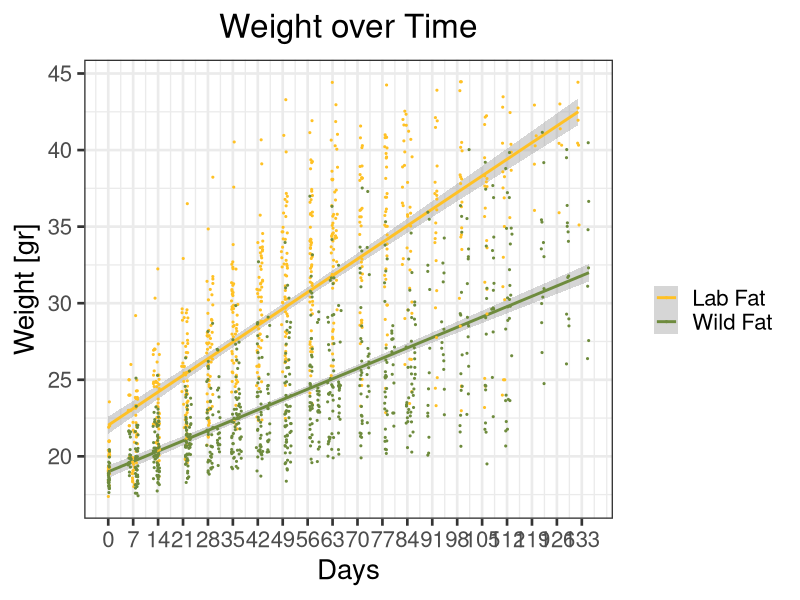

Write R code to recreate this figure.
## ---- chunk 1
knitr::opts_chunk$set(echo = TRUE)


library(ggplot2)
library(gdata)
library(rlist)
library(ggpubr)
library(gridBase)
library(gridExtra)
library(dplyr)
#installation of ggpubr, according to websitehttp://www.sthda.com/english/articles/24-ggpubr-publication-ready-plots/81-ggplot2-easy-way-to-mix-multiple-graphs-on-the-same-page/

cd <- read.csv("AllExp.csv")


#Change Date to custome date of R programm, no need now, format is already fine
cd$Date <- as.Date(cd$Date, "%m/%d/%y")

#for calculating days after starting the exp
for (sex in unique(cd$Gender)){

  for (Days in unique(cd$Experiment)) {
  
    for (Days2 in unique(cd$Microbiome)) {
    
    lowdate <- min(cd$Date[cd$Experiment == Days & cd$Microbiome == Days2 & cd$Gender == sex])
  
    cd$Days[cd$Experiment == Days & cd$Microbiome == Days2& cd$Gender == sex] <- cd$Date[cd$Experiment == Days & cd$Microbiome == Days2 & cd$Gender == sex] - lowdate
    }
  }
}


cd$Week <- round(cd$Days/7)

minval <- min(cd$Weight[cd$Gender == "Female"], na.rm = TRUE)
maxval <- max(cd$Weight[cd$Gender == "Female"], na.rm = TRUE)

minvalmales <- min(cd$Weight[cd$Gender == "Male"], na.rm = TRUE)
maxvalmales <- max(cd$Weight[cd$Gender == "Male"], na.rm = TRUE)

maxdays <- max(cd$Days[cd$Gender == "Female"], na.rm = TRUE)
maxdaysmales <- max(cd$Days[cd$Gender == "Male"], na.rm = TRUE)
mindays <- min(cd$Days, na.rm = TRUE)
sex <- "Female"
sex2 <- "Male"

#Graph with all Exp together, take out the sex loop, since we redo this for males separately
#for (sex in unique(cd$Gender)){
    
LChow <- subset(cd, cd$Microbiome == "Lab" & cd$Food == "Chow" & cd$Gender == sex)
LFat <- subset(cd, cd$Microbiome == "Lab" & cd$Food == "Fat"  & cd$Gender == sex)
WildChow <- subset(cd, cd$Microbiome == "Wild" & cd$Food == "Chow" & cd$Gender == sex)
WildFat <- subset(cd, cd$Microbiome == "Wild" & cd$Food == "Fat" & cd$Gender == sex)



AllFat <- subset(cd, cd$Food == "Fat"  & cd$Gender == sex)
AllChow <- subset(cd, cd$Food == "Chow"  & cd$Gender == sex)
AllLab <- subset(cd, cd$Microbiome == "Lab"  & cd$Gender == sex)
AllWild <- subset(cd, cd$Microbiome == "Wild"  & cd$Gender == sex)


#loop through different days, and calculate the mean for every day, this one compares both Fat conditions
for (Woche in unique(AllFat$Week)  ) {
 x<- t.test(AllFat$Weight[AllFat$Microbiome == "Lab" & AllFat$Week == Woche], AllFat$Weight[AllFat$Microbiome == "Wild" & AllFat$Week == Woche])
print(x)
}


#compares Wild and Lab with HF
for (Woche in unique(cd$Week)  ) {
 x<- t.test(cd$Weight[cd$Microbiome == "Lab" & cd$Week == Woche & cd$Food == "Fat"], cd$Weight[cd$Microbiome == "Wild" & cd$Week == Woche & cd$Food == "Fat"])
print(x)
}

#compares Wild chow vs Fat
for (Woche in unique(cd$Week)  ) {
 w<- t.test(cd$Weight[cd$Microbiome == "Wild" & cd$Week == Woche & cd$Food == "Fat"], cd$Weight[cd$Microbiome == "Wild" & cd$Week == Woche & cd$Food == "Chow"])
print(w)
}

#compares Wild HF vs Lab Chow
for (Woche in unique(cd$Week)  ) {
 w<- t.test(cd$Weight[cd$Microbiome == "Wild" & cd$Week == Woche & cd$Food == "Fat"], cd$Weight[cd$Microbiome == "Lab" & cd$Week == Woche & cd$Food == "Chow"])
print(w)
}


#compares Chow Wild vs Lab 
for (Woche in unique(cd$Week)  ) {
 w<- t.test(cd$Weight[cd$Microbiome == "Wild" & cd$Week == Woche & cd$Food == "Chow"], cd$Weight[cd$Microbiome == "Lab" & cd$Week == Woche & cd$Food == "Chow"])
print(w)
}







plotAllExp <- ggplot() +
  geom_smooth(data = LChow, aes(x = LChow$Days, y = LChow$Weight, color = "Lab Chow")) +
  geom_smooth(data = LFat, aes(x = LFat$Days, y = LFat$Weight, color = "Lab Fat")) +
  geom_smooth(data = WildChow, aes(x = WildChow$Days, y = WildChow$Weight, color = "Wild Chow")) +
  geom_smooth(data = WildFat, aes(x = WildFat$Days, y = WildFat$Weight, color = "Wild Fat")) +
   geom_jitter(data = LFat, aes(x = LFat$Days, y = LFat$Weight, color = "Lab Fat"), size = 0.2) +
  geom_jitter(data = WildFat, aes(x = WildFat$Days, y = WildFat$Weight, color = "Wild Fat"), size = 0.2) +
  ylim(c(1.15 * minval, 0.85 * maxval)) +
  scale_x_continuous(breaks=seq(0,maxdays, 7), limits = c(mindays, maxdays)) +
 # xlim(c(mindays, maxdays)) +
  xlab("Days") +
  ylab("Weight [gr]") +
  scale_colour_manual("", values = c("darkturquoise","goldenrod1", "blue3", "darkolivegreen4"), breaks = c("Lab Chow", "Lab Fat", "Wild Chow", "Wild Fat")) +
  theme_set(theme_bw(base_size = 20) ) +
    theme(plot.title = element_text(hjust = 0.5)) +
      ggtitle("Weight over Time")


plotAllFat <- ggplot() +
  geom_smooth(data = LFat, aes(x = LFat$Days, y = LFat$Weight, color = "Lab Fat"), method =  lm) +
  geom_smooth(data = WildFat, aes(x = WildFat$Days, y = WildFat$Weight, color = "Wild Fat"), method = lm) +
   geom_jitter(data = LFat, aes(x = LFat$Days, y = LFat$Weight, color = "Lab Fat"), size = 0.4) +
  geom_jitter(data = WildFat, aes(x = WildFat$Days, y = WildFat$Weight, color = "Wild Fat"), size = 0.4) +
  ylim(c(1.15 * minval, 0.85 * maxval)) +
  scale_x_continuous(breaks=seq(0,maxdays, 7), limits = c(mindays, maxdays)) +
 # xlim(c(mindays, maxdays)) +
  xlab("Days") +
  ylab("Weight [gr]") +
  scale_colour_manual("", values = c("goldenrod1", "darkolivegreen4" ), breaks = c("Lab Fat", "Wild Fat" )) +
  theme_set(theme_bw(base_size = 20) ) +
    theme(plot.title = element_text(hjust = 0.5)) +
      ggtitle("Weight over Time")
print(plotAllFat)

LChow1 <- subset(cd, cd$Microbiome == "Lab" & cd$Food == "Chow" & cd$Gender == sex & cd$Experiment == 1)
LFat1 <- subset(cd, cd$Microbiome == "Lab" & cd$Food == "Fat"  & cd$Gender == sex & cd$Experiment == 1)
WildChow1 <- subset(cd, cd$Microbiome == "Wild" & cd$Food == "Chow" & cd$Gender == sex & cd$Experiment == 1)
WildFat1 <- subset(cd, cd$Microbiome == "Wild" & cd$Food == "Fat" & cd$Gender == sex & cd$Experiment == 1)

plotExp1 <- ggplot() +
  geom_smooth(data = LChow1, aes(x = LChow1$Days, y = LChow1$Weight, color = "Lab Chow")) +
  geom_smooth(data = LFat1, aes(x = LFat1$Days, y = LFat1$Weight, color = "Lab Fat")) +
  geom_smooth(data = WildChow1, aes(x = WildChow1$Days, y = WildChow1$Weight, color = "Wild Chow")) +
  geom_smooth(data = WildFat1, aes(x = WildFat1$Days, y = WildFat1$Weight, color = "Wild Fat")) +
  ylim(c(1.15 * minval, 0.85 * maxval)) +
  scale_x_continuous(breaks=seq(0,maxdays, 7), limits = c(mindays, maxdays)) +
 # xlim(c(mindays, maxdays)) +
  xlab("Days") +
  ylab("Weight (gr)") +
  scale_colour_manual("", values = c("darkturquoise","goldenrod1", "blue3", "darkolivegreen4"), breaks = c("Lab Chow", "Lab Fat", "Wild Chow", "Wild Fat")) +
  ggtitle( paste("Experiment 1", as.character(sex) )) +
  theme_bw() +
  theme(legend.position="none")
